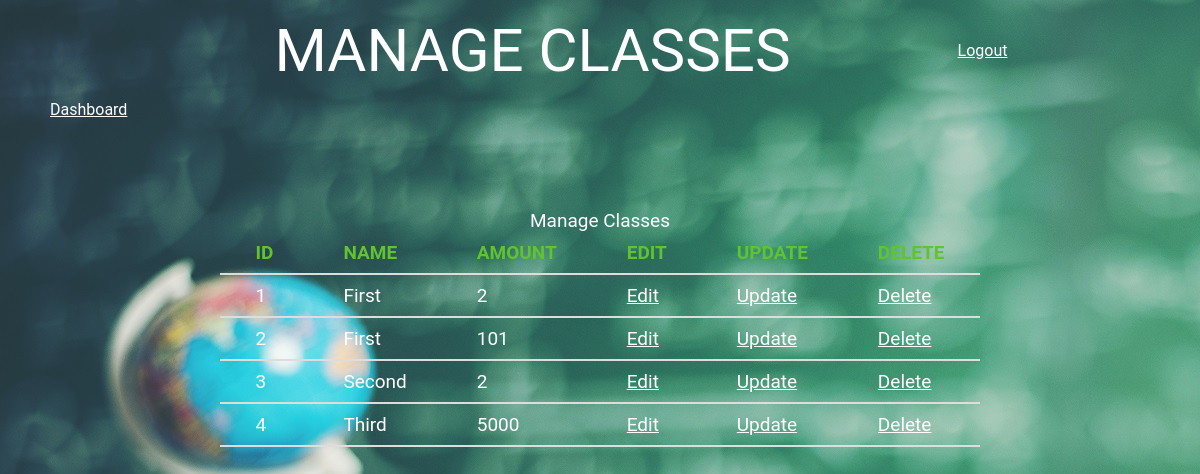
Page /manage_classes.php on the committed database.
### tables this page shows
CREATE TABLE `class` (
  `id` int(10) NOT NULL,
  `name` varchar(20) NOT NULL,
  `amount` int(20) NOT NULL
);

### manage_classes.php (the view, shortened to what this page needs)
<!DOCTYPE html>
<html>
<head>
     <link rel="stylesheet" href="./style/home.css">
     <link rel="stylesheet" type='text/css' href="./style/manage.css">
</head>
<body>
 <div class="title">
        <a href="dashboard.php"><img src="./images/logo1.png" alt="" class="logo"></a>
        <span class="heading">MANAGE CLASSES</span>
        <a href="logout.php" style="color: white"><span class="fa fa-sign-out fa-2x">Logout</span></a>
    </div>
    <div class="fun">
    <a href="dashboard.php" style="color:white"><span>Dashboard</span></a>
</div>
    <div class="main">
        <?php
            include('connection.php');
            $sql = "SELECT name, id,amount FROM class";
            $result = mysqli_query($conn, $sql);
            if (mysqli_num_rows($result) > 0) {
              ?>
              <table>
              <caption>Manage Classes</caption>
                <tr>
                <th>ID</th>
                <th>NAME</th>
                <th>AMOUNT</th>
                <th>EDIT</th>
                <th>UPDATE</th>
                <th>DELETE</th>
                </tr>
                <?php
                while($row = mysqli_fetch_array($result))
                  {
?>
                  <tr>
                  <td> <?php echo $row['id'];?></td>
                  <td> <?php echo $row['name'];?> </td>
                  <td>  <?php echo $row['amount'];?></td>
                  <td><a href="dashboard.php" style="color:white">Edit</a></td>
                  <td><a href="dashboard.php" style="color:white">Update</a></td>
                  <td><a href="dashboard.php" style="color:white">Delete</a></td>
                </tr>
                  <?php
                  }
                  ?>
                </table>
                <?php
            } else {
                echo "0 results";
            }
        ?>
    </div>
</body>
</html>

### style/home.css (style rules this page uses)
body { margin: 0; font-family: 'Roboto', sans-serif; background-image: url("book-with-green-board-background.jpg"); color: white; }
.title { display: grid; grid-template-rows: 50px; grid-template-columns: 150px 1fr 135px 150px ; align-items: center; padding: 25px 0; text-align: center; }
.heading { font-size: 60px; }
.fun { padding-left: 50px; }
.main { display: grid; align-items: center; font-size: 19px; padding-top: 80px; }

### style/manage.css (style rules this page uses)
.main { display: grid; justify-content: center; padding: 40px; }
.main table { margin: 50px auto; }
.main table, th, td { border-collapse: collapse; text-align: left; table-layout: relative; padding: 9px 35px; width: 100%; }
.main th { color: #61c232; }
th, td { border-bottom: 2px solid #ddd; }

### rows in the picture
class: id "1", name "First", amount "2"
class: id "2", name "First", amount "101"
class: id "3", name "Second", amount "2"
class: id "4", name "Third", amount "5000"
